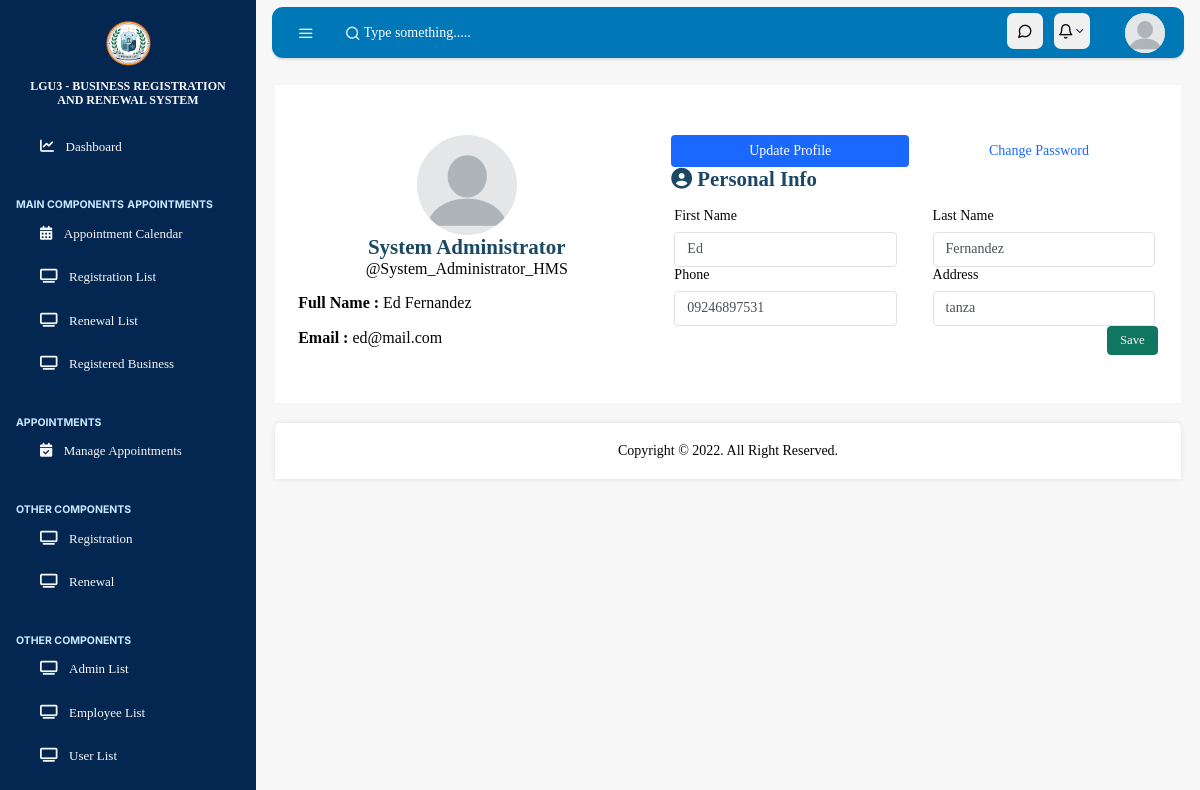
The app's page /admin/profile.php (signed in) with its own data.
### tables this page shows
CREATE TABLE `users` (
  `id` int(10) NOT NULL,
  `fname` varchar(255) NOT NULL,
  `lname` varchar(255) NOT NULL,
  `email` varchar(255) NOT NULL,
  `phone` varchar(255) NOT NULL,
  `address` varchar(255) NOT NULL,
  `password` varchar(255) NOT NULL,
  `role_as` tinyint(4) NOT NULL DEFAULT 0,
  `status` tinyint(4) DEFAULT 0,
  `created_at` timestamp NOT NULL DEFAULT current_timestamp()
);

### admin/profile.php (the view, shortened to what this page needs)
<?php
include('../admin/assets/inc/header.php');
include('../admin/assets/config/dbconn.php');
$user_id = $_SESSION['user_id'];
$select = mysqli_query($conn, "SELECT * FROM `users` WHERE id = '$user_id'") or die(mysqli_error($conn));
$fetch = mysqli_fetch_assoc($select);
?>
<div class="table-container-form">
    <div class="table-container table-form">
        <div class="table-body">
            <table id="myTable">
                <tbody>
                    <form action="profile.php" method="post" enctype="multipart/form-data">
                        <div class="row" style="margin-top: 30px;">
                            <div class="col-md-5">
                                <div class="mb-3">
                                    <div class="card-box text-center">
                                        <?php
                                        if ($fetch && !empty($fetch['image'])) {
                                            echo '<img src="assets/images/' . $fetch['image'] . '" style="height: 100px; width: 100px; border-radius: 50%; object-fit: cover;">';
                                        } else {
                                            echo '<img src="assets/image/profile.png" style="height: 100px; width: 100px; border-radius: 50%; object-fit: cover;">';
                                        }
                                        ?>
                                        <h4 class="mb-0">System Administrator</h4>
                                        <p class="text-muted">@System_Administrator_HMS</p>
                                        <div class="text-left mt-3">
                                            <p class="text-muted"><strong>Full Name :</strong> <?php echo $fetch ? $fetch['fname'] . ' ' . $fetch['lname'] : 'N/A'; ?></p>
                                            <p class="text-muted"><strong>Email :</strong> <?php echo $fetch ? $fetch['email'] : 'N/A'; ?></p>
                                        </div>
                                    </div>
                                </div>
                            </div>
                            <div class="col-md-7">
                                <div class="mb-3">
                                    <div class="card-box">
                                        <ul class="nav nav-pills navtab-bg nav-justified">
                                            <li class="nav-item">
                                                <a href="#aboutme" data-toggle="tab" class="nav-link active">Update Profile</a>
                                            </li>
                                            <li class="nav-item">
                                                <a href="#settings" data-toggle="tab" class="nav-link">Change Password</a>
                                            </li>
                                        </ul>
                                        <div class="tab-content">
                                            <div class="tab-pane show active" id="aboutme">
                                                <h5 class="mb-4"><i class="fa-solid fa-circle-user"></i> Personal Info</h5>
                                                <div class="row">
                                                    <div class="col-md-6">
                                                        <label>First Name</label>
                                                        <input type="text" name="update_fname" value="<?php echo $fetch ? $fetch['fname'] : ''; ?>" class="form-control">
                                                    </div>
                                                    <div class="col-md-6">
                                                        <label>Last Name</label>
                                                        <input type="text" name="update_lname" value="<?php echo $fetch ? $fetch['lname'] : ''; ?>" class="form-control">
                                                    </div>
                                                </div>
                                                <div class="row">
                                                    <div class="col-md-6">
                                                        <label>Phone</label>
                                                        <input type="text" name="update_phone" value="<?php echo $fetch ? $fetch['phone'] : ''; ?>" class="form-control">
                                                    </div>
                                                    <div class="col-md-6">
                                                        <label>Address</label>
                                                        <input type="text" name="update_address" value="<?php echo $fetch ? $fetch['address'] : ''; ?>" class="form-control">
                                                    </div>
                                                </div>
                                                <div class="text-right">
                                                    <button type="submit" name="update_profile" class="btn btn-success">Save</button>
                                                </div>
                                            </div>
                                        </div>
                                    </div>
                                </div>
                            </div>
                        </div>
                    </form>
                </tbody>
            </table>
        </div>
    </div>
</div>
<?php
include('../admin/assets/inc/footer.php');
?>

### records on screen
users: fname "Ed", lname "Fernandez", email "ed@mail.com", update_fname "Ed", update_lname "Fernandez", update_phone "09246897531", update_address "tanza"
